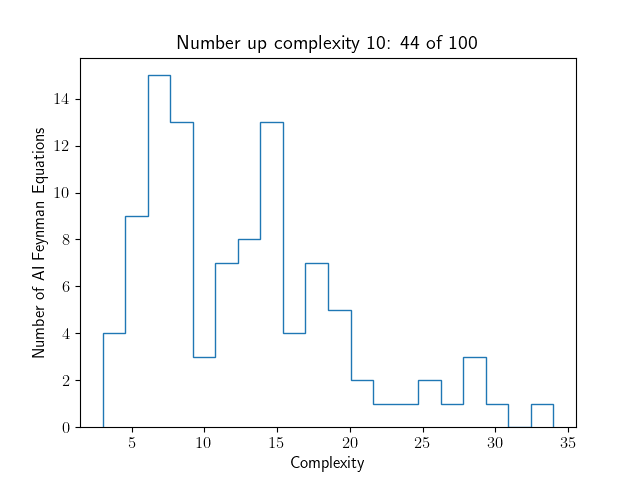

Write the Python code that produced this figure.
import pandas as pd
import sympy
import numpy as np
import matplotlib.pyplot as plt
from matplotlib import rcParams
from matplotlib import rc

rc('font', size=12)

rcParams['text.usetex'] = True

import esr.generation.generator as generator

basis_functions = [["a", "x"],
                ["sqrt", "exp", "log", "sin", "cos", "arcsin", "tanh"],
                ["+", "-", "*", "/", "pow"]]

in_name = '../data/NewFeynman.csv'
out_name = '../data/NewFeynman_Complexity.csv'
maxvar = 10

df = pd.read_csv(in_name)
all_eq = list(df['New Formula'])
number = np.array(df['Number'], dtype=int)

x = sympy.symbols([f'x{i}' for i in range(maxvar)], real=True)
a = sympy.symbols([f'a{i}' for i in range(maxvar)], real=True)
locs = {f'x{i}':x[i] for i in range(len(x))} | {f'a{i}':a[i] for i in range(len(x))}

all_c = np.empty(len(all_eq))
all_nodes = [None] * len(all_eq)

for i, eq in enumerate(all_eq):

    opts = [
            {'kern':False, 'evaluate':True},
            {'kern':False, 'evaluate':False},
            {'kern':True, 'evaluate':True},
            {'kern':True, 'evaluate':False},
           ]
    all_c[i] = 1e10
    
    for j in range(len(opts)):
            
        expr = generator.string_to_expr(eq, locs=locs, **opts[j]) #kern=True, evaluate=True)
        expr = expr.evalf()
        nodes = generator.DecoratedNode(expr, basis_functions)
        c = nodes.count_nodes(basis_functions)
        if c < all_c[i]:
            all_nodes[i] = nodes
            all_c[i] = c
    
        if number[i] == 5:#90:
            print(c, all_c[i], '\t', expr)
        
print('Top 5 hardest:')
m = np.argsort(-all_c)
all_c = all_c[m]
all_eq = [all_eq[i] for i in m]
all_nodes = [all_nodes[i] for i in m]
number = number[m]
for i in range(5):
    print(all_c[i], '\t', number[i], '\t', all_eq[i])
#    print('\t', all_nodes[i].to_list(basis_functions))

    
plt.hist(all_c, bins=20, histtype='step')
plt.xlabel('Complexity')
plt.ylabel('Number of AI Feynman Equations')
plt.title(f'Number up complexity 10: {np.sum(all_c<=10)} of {len(all_c)}')
plt.savefig('feynman_complexity.png')
plt.clf()
